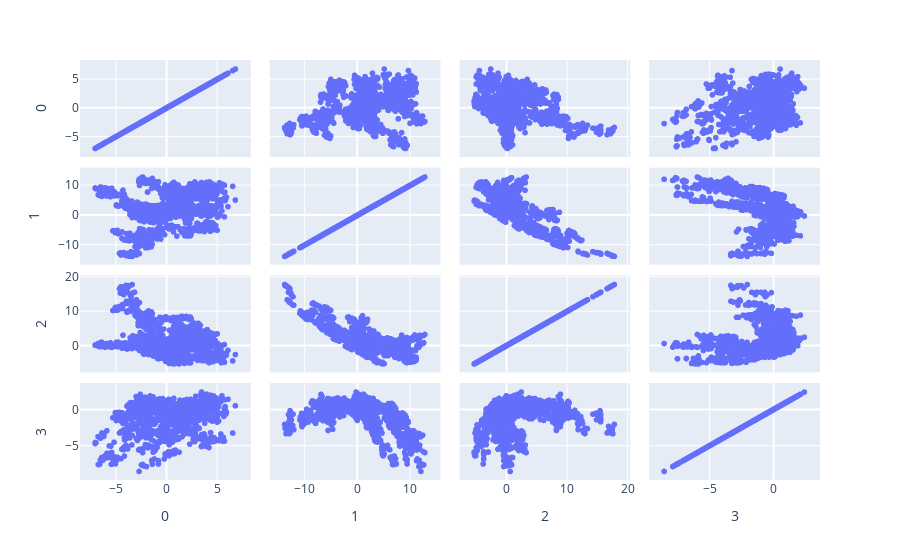

The cell this chart's notebook holds for it:
### Code cell
#add seaborn pairplot
import matplotlib.pyplot as plt
df = pd.DataFrame(pd.concat([pd.DataFrame(X,columns=[0,1,2,3]),pd.DataFrame(Y,columns=[4])],axis=1))

fig = px.scatter_matrix(df,
    dimensions=[0,1,2,3])
fig.show()

### Figure 1 — Plotly figure (JSON) as saved in the notebook; plotly's stock layout.template omitted (floating-point values rounded to 4 significant figures; data arrays with more than 128 entries replaced by an {"elided": "..."} marker saying what was removed)
{"data": [{"dimensions": [{"axis": {"matches": true}, "label": "0", "values": {"elided": "1372 float values"}}, {"axis": {"matches": true}, "label": "1", "values": {"elided": "1372 float values"}}, {"axis": {"matches": true}, "label": "2", "values": {"elided": "1372 float values"}}, {"axis": {"matches": true}, "label": "3", "values": {"elided": "1372 float values"}}], "hovertemplate": "%{xaxis.title.text}=%{x}<br>%{yaxis.title.text}=%{y}<extra></extra>", "legendgroup": "", "marker": {"color": "#636efa", "symbol": "circle"}, "name": "", "showlegend": false, "type": "splom"}], "layout": {"dragmode": "select", "legend": {"tracegroupgap": 0}, "margin": {"t": 60}}}
